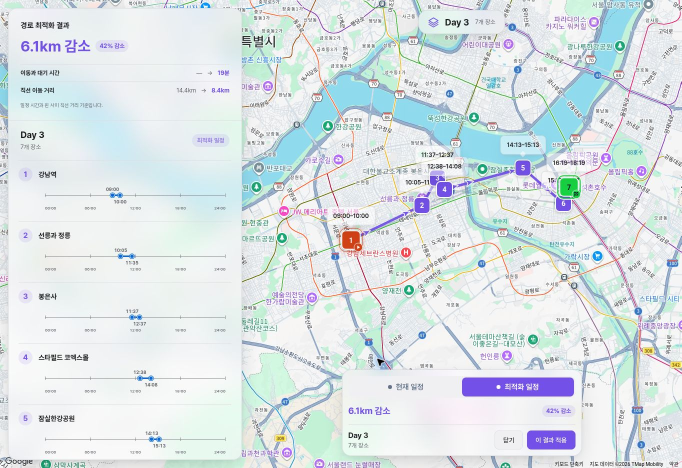
#> input picture tools/promo-video/assets/image1.jpg, 1363 x 936 px (shown at 1/2 size); its folder holds 4 pictures in this run
$ python render_v5.py assets/image1.jpg
#> lines starting #> are read from the running program, lines starting #| are printed output that depends on the picture
import math, os, subprocess, sys, wave, random, time
from pathlib import Path
from functools import lru_cache
from PIL import Image, ImageDraw, ImageFont, ImageFilter
import numpy as np

ROOT=Path(__file__).resolve().parent; SRC=ROOT/'assets'; OUT=ROOT/'work'; OUT.mkdir(exist_ok=True)
W,H=1920,1080; S=1.5; BW,BH=1280,720; FPS=30; DURATION=75
WHITE='#ffffff'; INK='#101e35'; MUTED='#60748c'; BLUE='#1266e3'; PURPLE='#7251df'; DARK='#0d1d38'; PALE='#edf4ff'; RED='#dc6159'; LINE='#dce6f2'
FONT=os.getenv('TRASOLVE_FONT_REGULAR','/usr/share/fonts/opentype/noto/NotoSansCJK-Regular.ttc'); BOLD=os.getenv('TRASOLVE_FONT_BOLD','/usr/share/fonts/opentype/noto/NotoSansCJK-Bold.ttc')
FONT_INDEX=int(os.getenv('TRASOLVE_FONT_INDEX', '1'))
def clamp(x): return min(1,max(0,x))
def ease(x): return 1-(1-clamp(x))**3
def smooth(x): x=clamp(x); return x*x*(3-2*x)
def reveal(t,a=0,d=.65): return ease((t-a)/d)
def lerp(a,b,p): return a+(b-a)*p
def sc(x): return round(x*S)
def xy(b): return tuple(sc(x) for x in b)
@lru_cache(None)
def font(size,bold=False): return ImageFont.truetype(BOLD if bold else FONT,sc(size),index=FONT_INDEX)
@lru_cache(None)
def rgb(col): return tuple(int(col[i:i+2],16) for i in (1,3,5))
def mix(a,b,p): return tuple(round(lerp(x,y,p)) for x,y in zip(rgb(a),rgb(b)))
# [9 lines left out: function text, not called in this run]
def box(im,x,y,w,h,fill=WHITE,r=16,outline=None,width=1):
    if w<=0 or h<=0:return
    ImageDraw.Draw(im).rounded_rectangle(xy((x,y,x+w,y+h)),radius=sc(r),fill=fill,outline=outline,width=max(1,sc(width)))
def line(im,pts,color=BLUE,width=3):
    ImageDraw.Draw(im).line([xy(p) for p in pts],fill=color,width=max(1,sc(width)),joint='curve')
def circ(im,x,y,r,fill=BLUE,outline=None,width=1): ImageDraw.Draw(im).ellipse(xy((x-r,y-r,x+r,y+r)),fill=fill,outline=outline,width=max(1,sc(width)))
def pill(im,x,y,s,fill='#e8f1ff',color=BLUE,sz=15,pad=13):
    w=ImageDraw.Draw(im).textlength(s,font=font(sz,True))/S+pad*2;box(im,x,y,w,32,fill,16);text(im,x+w/2,y+16,s,sz,color,True,'mm');return w
# [5 lines left out: function section, not called in this run]
def headline(im,lines,x=64,y=160,size=52,t=1,dark=False):
    for i,(s,c) in enumerate(lines):
        p=reveal(t,i*.16,.65);text(im,x,y+i*(size+14)+(1-p)*20,s,size,c or (WHITE if dark else INK),True,alpha=p)
def sub(im,lines,x=64,y=405,t=1,dark=False,size=20):
    for i,s in enumerate(lines):
        p=reveal(t,.25+i*.12,.6);text(im,x,y+i*(size+10)+(1-p)*10,s,size,'#a5bddc' if dark else MUTED,False,alpha=p)

# Soft gradients and fine architectural lines, precomputed once.
def make_bg(dark=False):
#> called with dark = False
    w,h=W,H; xx=np.linspace(0,1,w,dtype=np.float32)[None,:]; yy=np.linspace(0,1,h,dtype=np.float32)[:,None]
    z=np.exp(-((xx-.82)**2/0.24+(yy-.40)**2/.32))*0.78
    a=np.array(rgb('#0c1830' if dark else '#fbfdff'),dtype=np.float32);b=np.array(rgb('#173a66' if dark else '#dcecff'),dtype=np.float32)
    arr=(a+z[...,None]*(b-a)).astype(np.uint8); im=Image.fromarray(arr,'RGB'); d=ImageDraw.Draw(im)
#> after `im = Image.fromarray(arr, 'RGB')`:
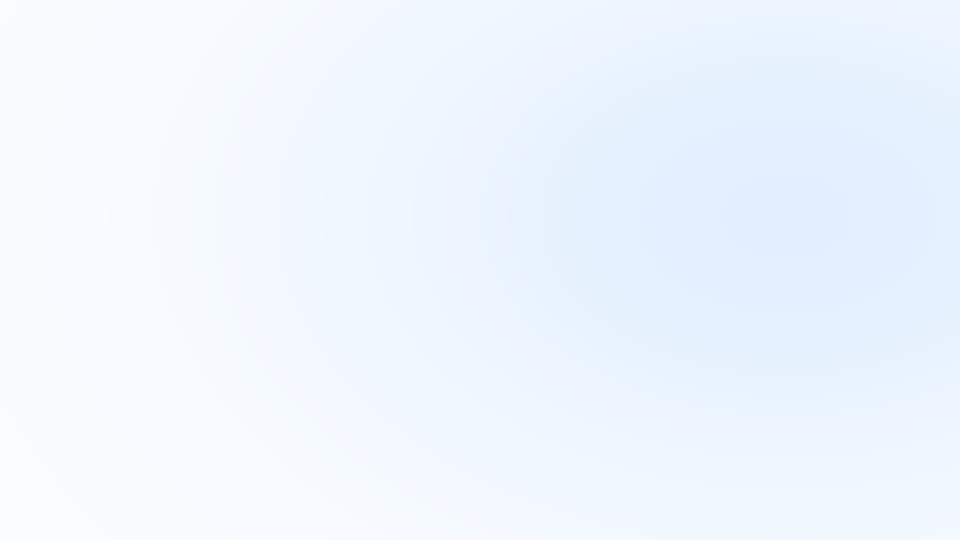
#> im: PIL image 1920x1080 RGB (shown at 1/2 size); mean R, G, B 239.3, 246.3, 255
    for k in range(8):
        x=1040+k*52; d.line(xy((x,90,x-330,656)),fill='#203c61' if dark else '#e7effa',width=sc(1))
    return im
BG=make_bg(False); DB=make_bg(True)
#> call 2 of make_bg, with dark = True
#> in make_bg (call 2), `im = Image.fromarray(arr, 'RGB')`:
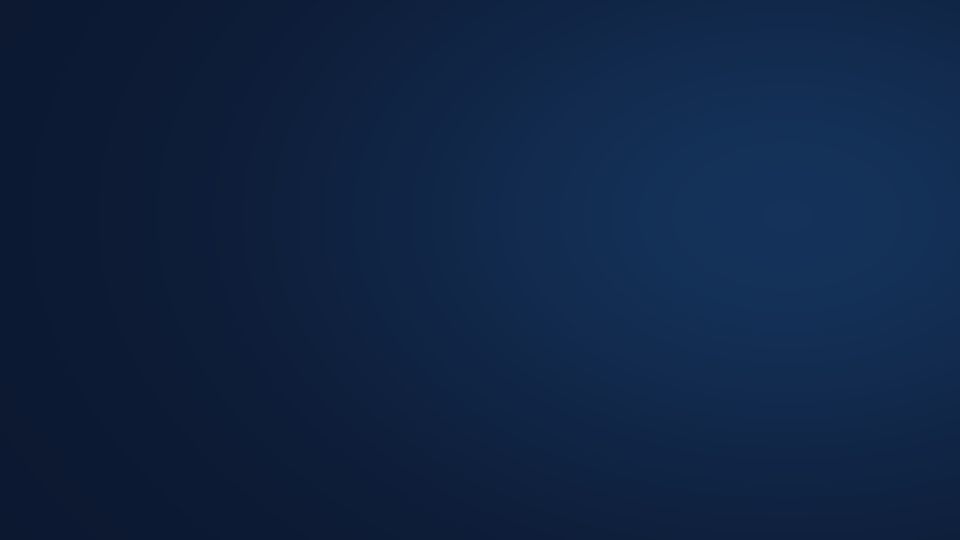
#> im: PIL image 1920x1080 RGB (shown at 1/2 size); mean R, G, B 15.5, 35.8, 67.1

# Schematic map, deliberately not a real road map.
MAPW,MAPH=730,475
# [16 lines left out: function mapbase, not called in this run]
# coordinates correspond schematically to the 7 named destinations.
NAMES=['강남역','선릉과 정릉','봉은사','스타필드 코엑스몰','잠실한강공원','석촌호수','롯데월드타워']
TIMES=['09:00','10:05','11:37','12:38','14:13','15:17','16:19']
POINTS=[(.15,.77),(.33,.62),(.44,.42),(.48,.55),(.73,.32),(.82,.70),(.88,.52)]
BEFORE=[0,4,1,2,3,5,6]; AFTER=list(range(7))
# [23 lines left out: functions poly_partial, mapdraw, not called in this run]

# Actual service screen captures (v3); mask only debug metrics, preserve attribution.
imgs={i:Image.open(SRC/f'image{i}.jpg').convert('RGB') for i in range(1,7)}
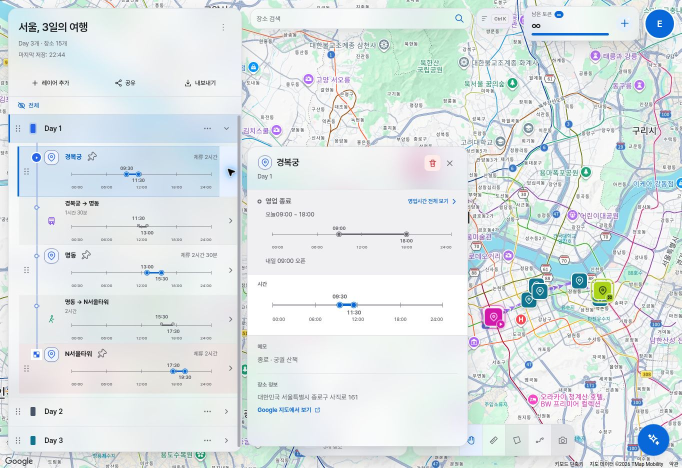
#> input picture tools/promo-video/assets/image2.jpg, 1363 x 936 px (shown at 1/2 size)
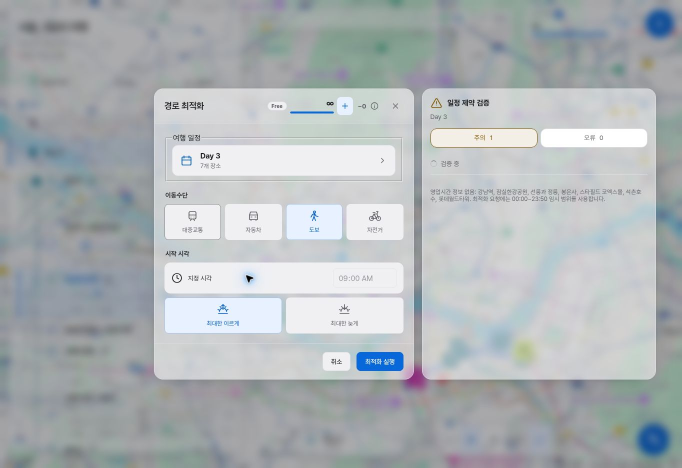
#> input picture tools/promo-video/assets/image3.jpg, 1363 x 936 px (shown at 1/2 size)
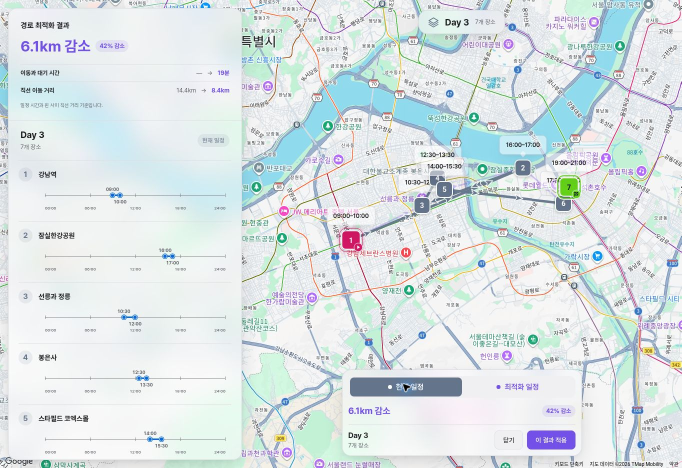
#> input picture tools/promo-video/assets/image4.jpg, 1363 x 936 px (shown at 1/2 size)
#> (the run stopped early here; a loop or call above may not have finished)
